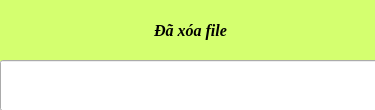
<?xml version="1.0" encoding="UTF-8"?>
<ui version="4.0">
 <class>delete_2</class>
 <widget class="QMainWindow" name="delete_2">
  <property name="geometry">
   <rect>
    <x>0</x>
    <y>0</y>
    <width>375</width>
    <height>110</height>
   </rect>
  </property>
  <property name="windowTitle">
   <string>MainWindow</string>
  </property>
  <widget class="QWidget" name="centralwidget">
   <widget class="QLabel" name="label">
    <property name="geometry">
     <rect>
      <x>0</x>
      <y>0</y>
      <width>381</width>
      <height>61</height>
     </rect>
    </property>
    <property name="font">
     <font>
      <family>Times New Roman</family>
      <pointsize>12</pointsize>
      <weight>75</weight>
      <italic>true</italic>
      <bold>true</bold>
     </font>
    </property>
    <property name="styleSheet">
     <string notr="true">background-color: rgb(212, 255, 111);</string>
    </property>
    <property name="text">
     <string>&lt;html&gt;&lt;head/&gt;&lt;body&gt;&lt;p align=&quot;center&quot;&gt;Đã xóa file&lt;/p&gt;&lt;/body&gt;&lt;/html&gt;</string>
    </property>
   </widget>
   <widget class="QLineEdit" name="filetext">
    <property name="geometry">
     <rect>
      <x>0</x>
      <y>60</y>
      <width>381</width>
      <height>51</height>
     </rect>
    </property>
   </widget>
  </widget>
 </widget>
 <resources/>
 <connections/>
</ui>
